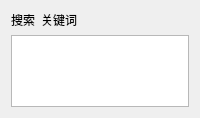
               <widget class="QWidget" name="tab_searchResult">
                <attribute name="title">
                 <string>搜索结果</string>
                </attribute>
                <layout class="QGridLayout" name="gridLayout_2">
                 <item row="0" column="0">
                  <widget class="QLabel" name="label_2">
                   <property name="enabled">
                    <bool>true</bool>
                   </property>
                   <property name="sizePolicy">
                    <sizepolicy hsizetype="Fixed" vsizetype="Preferred">
                     <horstretch>0</horstretch>
                     <verstretch>0</verstretch>
                    </sizepolicy>
                   </property>
                   <property name="text">
                    <string>搜索</string>
                   </property>
                  </widget>
                 </item>
                 <item row="0" column="1">
                  <widget class="EllipsisLabel" name="label_searchKeywords">
                   <property name="text">
                    <string>关键词</string>
                   </property>
                  </widget>
                 </item>
                 <item row="1" column="0" colspan="2">
                  <widget class="MyListWidget" name="listWidget_searchResult">
                   <property name="sizePolicy">
                    <sizepolicy hsizetype="Preferred" vsizetype="Expanding">
                     <horstretch>0</horstretch>
                     <verstretch>0</verstretch>
                    </sizepolicy>
                   </property>
                   <property name="verticalScrollBarPolicy">
                    <enum>Qt::ScrollBarAlwaysOff</enum>
                   </property>
                   <property name="horizontalScrollBarPolicy">
                    <enum>Qt::ScrollBarAsNeeded</enum>
                   </property>
                   <property name="sizeAdjustPolicy">
                    <enum>QAbstractScrollArea::AdjustToContents</enum>
                   </property>
                   <property name="editTriggers">
                    <set>QAbstractItemView::DoubleClicked|QAbstractItemView::SelectedClicked</set>
                   </property>
                   <property name="showDropIndicator" stdset="0">
                    <bool>false</bool>
                   </property>
                  </widget>
                 </item>
                </layout>
               </widget>
